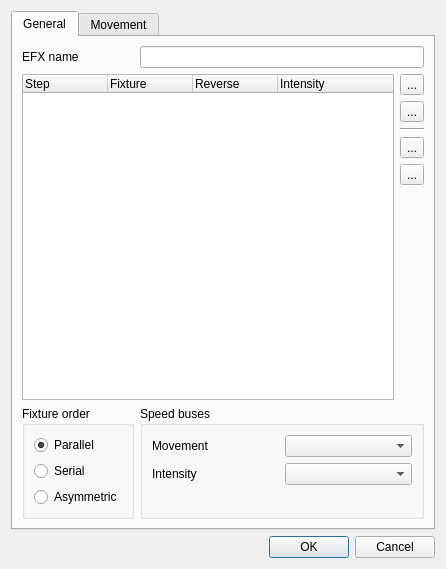
<?xml version="1.0" encoding="UTF-8"?>
<ui version="4.0">
 <class>EFXEditor</class>
 <widget class="QDialog" name="EFXEditor">
  <property name="geometry">
   <rect>
    <x>0</x>
    <y>0</y>
    <width>446</width>
    <height>569</height>
   </rect>
  </property>
  <property name="windowTitle">
   <string>EFX Editor</string>
  </property>
  <layout class="QVBoxLayout" name="verticalLayout">
   <item>
    <widget class="QTabWidget" name="m_tab">
     <property name="toolTip">
      <string/>
     </property>
     <property name="currentIndex">
      <number>0</number>
     </property>
     <widget class="QWidget" name="General">
      <attribute name="title">
       <string>General</string>
      </attribute>
      <layout class="QGridLayout" name="gridLayout_2">
       <item row="0" column="0">
        <widget class="QLabel" name="m_nameLabel">
         <property name="sizePolicy">
          <sizepolicy hsizetype="Maximum" vsizetype="Preferred">
           <horstretch>0</horstretch>
           <verstretch>0</verstretch>
          </sizepolicy>
         </property>
         <property name="text">
          <string>EFX name</string>
         </property>
        </widget>
       </item>
       <item row="0" column="1" colspan="3">
        <widget class="QLineEdit" name="m_nameEdit">
         <property name="toolTip">
          <string>The name of the function being edited</string>
         </property>
        </widget>
       </item>
       <item row="1" column="0" rowspan="6" colspan="3">
        <widget class="QTreeWidget" name="m_tree">
         <property name="sizePolicy">
          <sizepolicy hsizetype="Expanding" vsizetype="Expanding">
           <horstretch>0</horstretch>
           <verstretch>1</verstretch>
          </sizepolicy>
         </property>
         <property name="alternatingRowColors">
          <bool>true</bool>
         </property>
         <property name="rootIsDecorated">
          <bool>false</bool>
         </property>
         <property name="itemsExpandable">
          <bool>false</bool>
         </property>
         <property name="allColumnsShowFocus">
          <bool>true</bool>
         </property>
         <attribute name="headerDefaultSectionSize">
          <number>85</number>
         </attribute>
         <column>
          <property name="text">
           <string>Step</string>
          </property>
         </column>
         <column>
          <property name="text">
           <string>Fixture</string>
          </property>
         </column>
         <column>
          <property name="text">
           <string>Reverse</string>
          </property>
         </column>
         <column>
          <property name="text">
           <string>Intensity</string>
          </property>
         </column>
        </widget>
       </item>
       <item row="1" column="3">
        <widget class="QToolButton" name="m_addFixtureButton">
         <property name="text">
          <string notr="true">...</string>
         </property>
         <property name="icon">
          <iconset resource="qlcui.qrc">
           <normaloff>:/edit_add.png</normaloff>:/edit_add.png</iconset>
         </property>
         <property name="iconSize">
          <size>
           <width>26</width>
           <height>26</height>
          </size>
         </property>
        </widget>
       </item>
       <item row="2" column="3">
        <widget class="QToolButton" name="m_removeFixtureButton">
         <property name="text">
          <string notr="true">...</string>
         </property>
         <property name="icon">
          <iconset resource="qlcui.qrc">
           <normaloff>:/edit_remove.png</normaloff>:/edit_remove.png</iconset>
         </property>
         <property name="iconSize">
          <size>
           <width>26</width>
           <height>26</height>
          </size>
         </property>
        </widget>
       </item>
       <item row="3" column="3">
        <widget class="Line" name="line">
         <property name="orientation">
          <enum>Qt::Horizontal</enum>
         </property>
        </widget>
       </item>
       <item row="4" column="3">
        <widget class="QToolButton" name="m_raiseFixtureButton">
         <property name="text">
          <string notr="true">...</string>
         </property>
         <property name="icon">
          <iconset resource="qlcui.qrc">
           <normaloff>:/up.png</normaloff>:/up.png</iconset>
         </property>
         <property name="iconSize">
          <size>
           <width>26</width>
           <height>26</height>
          </size>
         </property>
        </widget>
       </item>
       <item row="5" column="3">
        <widget class="QToolButton" name="m_lowerFixtureButton">
         <property name="text">
          <string notr="true">...</string>
         </property>
         <property name="icon">
          <iconset resource="qlcui.qrc">
           <normaloff>:/down.png</normaloff>:/down.png</iconset>
         </property>
         <property name="iconSize">
          <size>
           <width>26</width>
           <height>26</height>
          </size>
         </property>
        </widget>
       </item>
       <item row="6" column="3">
        <spacer name="verticalSpacer">
         <property name="orientation">
          <enum>Qt::Vertical</enum>
         </property>
         <property name="sizeHint" stdset="0">
          <size>
           <width>0</width>
           <height>0</height>
          </size>
         </property>
        </spacer>
       </item>
       <item row="7" column="0">
        <widget class="QGroupBox" name="m_orderGroup">
         <property name="title">
          <string>Fixture order</string>
         </property>
         <layout class="QVBoxLayout" name="verticalLayout_5">
          <item>
           <widget class="QRadioButton" name="m_parallelRadio">
            <property name="toolTip">
             <string>All fixtures move in parallel</string>
            </property>
            <property name="text">
             <string>Parallel</string>
            </property>
            <property name="checked">
             <bool>true</bool>
            </property>
           </widget>
          </item>
          <item>
           <widget class="QRadioButton" name="m_serialRadio">
            <property name="toolTip">
             <string>The pattern propagates to each fixture in a sequential order</string>
            </property>
            <property name="text">
             <string>Serial</string>
            </property>
           </widget>
          </item>
          <item>
           <widget class="QRadioButton" name="m_asymmetricRadio">
            <property name="toolTip">
             <string>Each fixture starts moving immediately with an offset</string>
            </property>
            <property name="text">
             <string>Asymmetric</string>
            </property>
           </widget>
          </item>
         </layout>
        </widget>
       </item>
       <item row="7" column="1" colspan="3">
        <widget class="QGroupBox" name="m_busGroup">
         <property name="title">
          <string>Speed buses</string>
         </property>
         <layout class="QGridLayout" name="gridLayout_4">
          <item row="0" column="0">
           <widget class="QLabel" name="label">
            <property name="text">
             <string>Movement</string>
            </property>
           </widget>
          </item>
          <item row="0" column="1">
           <widget class="QComboBox" name="m_movementBusCombo">
            <property name="toolTip">
             <string>Bus that controls the speed of the pattern</string>
            </property>
           </widget>
          </item>
          <item row="1" column="0">
           <widget class="QLabel" name="label_2">
            <property name="text">
             <string>Intensity</string>
            </property>
           </widget>
          </item>
          <item row="1" column="1">
           <widget class="QComboBox" name="m_fadeBusCombo"/>
          </item>
          <item row="2" column="0" colspan="2">
           <widget class="QLabel" name="label_3">
            <property name="text">
             <string/>
            </property>
            <property name="scaledContents">
             <bool>false</bool>
            </property>
           </widget>
          </item>
         </layout>
        </widget>
       </item>
      </layout>
     </widget>
     <widget class="QWidget" name="Movement">
      <attribute name="title">
       <string>Movement</string>
      </attribute>
      <layout class="QGridLayout" name="gridLayout_3">
       <item row="0" column="0" rowspan="2" colspan="2">
        <widget class="QFrame" name="m_previewFrame">
         <property name="sizePolicy">
          <sizepolicy hsizetype="Fixed" vsizetype="Fixed">
           <horstretch>0</horstretch>
           <verstretch>0</verstretch>
          </sizepolicy>
         </property>
         <property name="minimumSize">
          <size>
           <width>255</width>
           <height>255</height>
          </size>
         </property>
         <property name="maximumSize">
          <size>
           <width>255</width>
           <height>255</height>
          </size>
         </property>
         <property name="frameShape">
          <enum>QFrame::StyledPanel</enum>
         </property>
         <property name="frameShadow">
          <enum>QFrame::Sunken</enum>
         </property>
        </widget>
       </item>
       <item row="0" column="2">
        <widget class="QGroupBox" name="m_algorithmGroup">
         <property name="sizePolicy">
          <sizepolicy hsizetype="Preferred" vsizetype="Maximum">
           <horstretch>0</horstretch>
           <verstretch>0</verstretch>
          </sizepolicy>
         </property>
         <property name="title">
          <string>Pattern</string>
         </property>
         <layout class="QVBoxLayout" name="verticalLayout_3">
          <item>
           <widget class="QComboBox" name="m_algorithmCombo">
            <property name="toolTip">
             <string>Pattern for moving the mirror/head</string>
            </property>
           </widget>
          </item>
          <item>
           <spacer name="verticalSpacer_5">
            <property name="orientation">
             <enum>Qt::Vertical</enum>
            </property>
            <property name="sizeType">
             <enum>QSizePolicy::Maximum</enum>
            </property>
            <property name="sizeHint" stdset="0">
             <size>
              <width>20</width>
              <height>40</height>
             </size>
            </property>
           </spacer>
          </item>
         </layout>
        </widget>
       </item>
       <item row="1" column="2" rowspan="2">
        <widget class="QGroupBox" name="m_parametersGroup">
         <property name="title">
          <string>Parameters</string>
         </property>
         <layout class="QGridLayout" name="gridLayout">
          <item row="0" column="0">
           <widget class="QLabel" name="m_widthLabel">
            <property name="text">
             <string>Width</string>
            </property>
           </widget>
          </item>
          <item row="0" column="1">
           <widget class="QSpinBox" name="m_widthSpin">
            <property name="toolTip">
             <string>Value width of the pattern</string>
            </property>
            <property name="maximum">
             <number>127</number>
            </property>
            <property name="value">
             <number>127</number>
            </property>
           </widget>
          </item>
          <item row="1" column="0">
           <widget class="QLabel" name="m_heightLabel">
            <property name="text">
             <string>Height</string>
            </property>
           </widget>
          </item>
          <item row="1" column="1">
           <widget class="QSpinBox" name="m_heightSpin">
            <property name="toolTip">
             <string>Value height of the pattern</string>
            </property>
            <property name="maximum">
             <number>127</number>
            </property>
            <property name="value">
             <number>127</number>
            </property>
           </widget>
          </item>
          <item row="2" column="0">
           <widget class="QLabel" name="m_xOffsetLabel">
            <property name="text">
             <string>X offset</string>
            </property>
           </widget>
          </item>
          <item row="2" column="1">
           <widget class="QSpinBox" name="m_xOffsetSpin">
            <property name="toolTip">
             <string>Pattern's center point on the X axis</string>
            </property>
            <property name="maximum">
             <number>255</number>
            </property>
            <property name="value">
             <number>127</number>
            </property>
           </widget>
          </item>
          <item row="3" column="0">
           <widget class="QLabel" name="m_yOffsetLabel">
            <property name="text">
             <string>Y offset</string>
            </property>
           </widget>
          </item>
          <item row="3" column="1">
           <widget class="QSpinBox" name="m_yOffsetSpin">
            <property name="toolTip">
             <string>Pattern's center point on the Y axis</string>
            </property>
            <property name="maximum">
             <number>255</number>
            </property>
            <property name="value">
             <number>127</number>
            </property>
           </widget>
          </item>
          <item row="4" column="0">
           <widget class="QLabel" name="m_rotationLabel">
            <property name="text">
             <string>Rotation</string>
            </property>
           </widget>
          </item>
          <item row="4" column="1">
           <widget class="QSpinBox" name="m_rotationSpin">
            <property name="toolTip">
             <string>Rotation of the pattern's starting point</string>
            </property>
            <property name="maximum">
             <number>359</number>
            </property>
           </widget>
          </item>
          <item row="7" column="0">
           <widget class="QLabel" name="m_xFrequencyLabel">
            <property name="enabled">
             <bool>false</bool>
            </property>
            <property name="text">
             <string>X frequency</string>
            </property>
           </widget>
          </item>
          <item row="7" column="1">
           <widget class="QSpinBox" name="m_xFrequencySpin">
            <property name="enabled">
             <bool>false</bool>
            </property>
            <property name="toolTip">
             <string>Lissajous pattern's X frequency</string>
            </property>
            <property name="maximum">
             <number>5</number>
            </property>
            <property name="value">
             <number>2</number>
            </property>
           </widget>
          </item>
          <item row="8" column="0">
           <widget class="QLabel" name="m_yFrequencyLabel">
            <property name="enabled">
             <bool>false</bool>
            </property>
            <property name="text">
             <string>Y frequency</string>
            </property>
           </widget>
          </item>
          <item row="8" column="1">
           <widget class="QSpinBox" name="m_yFrequencySpin">
            <property name="enabled">
             <bool>false</bool>
            </property>
            <property name="toolTip">
             <string>Lissajous pattern's Y frequency</string>
            </property>
            <property name="maximum">
             <number>5</number>
            </property>
            <property name="value">
             <number>1</number>
            </property>
           </widget>
          </item>
          <item row="9" column="0">
           <widget class="QLabel" name="m_xPhaseLabel">
            <property name="enabled">
             <bool>false</bool>
            </property>
            <property name="text">
             <string>X phase</string>
            </property>
           </widget>
          </item>
          <item row="9" column="1">
           <widget class="QSpinBox" name="m_xPhaseSpin">
            <property name="enabled">
             <bool>false</bool>
            </property>
            <property name="toolTip">
             <string>Lissajous pattern's X phase</string>
            </property>
            <property name="maximum">
             <number>360</number>
            </property>
            <property name="value">
             <number>90</number>
            </property>
           </widget>
          </item>
          <item row="10" column="0">
           <widget class="QLabel" name="m_yPhaseLabel">
            <property name="enabled">
             <bool>false</bool>
            </property>
            <property name="text">
             <string>Y phase</string>
            </property>
           </widget>
          </item>
          <item row="10" column="1">
           <widget class="QSpinBox" name="m_yPhaseSpin">
            <property name="enabled">
             <bool>false</bool>
            </property>
            <property name="toolTip">
             <string>Lissajous pattern's Y phase</string>
            </property>
            <property name="maximum">
             <number>360</number>
            </property>
            <property name="value">
             <number>90</number>
            </property>
           </widget>
          </item>
          <item row="5" column="0" colspan="2">
           <widget class="Line" name="line_2">
            <property name="orientation">
             <enum>Qt::Horizontal</enum>
            </property>
           </widget>
          </item>
          <item row="11" column="0" colspan="2">
           <spacer>
            <property name="orientation">
             <enum>Qt::Vertical</enum>
            </property>
            <property name="sizeHint" stdset="0">
             <size>
              <width>20</width>
              <height>16</height>
             </size>
            </property>
           </spacer>
          </item>
         </layout>
        </widget>
       </item>
       <item row="2" column="0">
        <widget class="QGroupBox" name="m_directionGroup">
         <property name="title">
          <string>Direction</string>
         </property>
         <layout class="QVBoxLayout" name="verticalLayout_2">
          <item>
           <widget class="QRadioButton" name="m_forward">
            <property name="toolTip">
             <string>Run the pattern forwards</string>
            </property>
            <property name="text">
             <string>Forward</string>
            </property>
            <property name="checked">
             <bool>true</bool>
            </property>
           </widget>
          </item>
          <item>
           <widget class="QRadioButton" name="m_backward">
            <property name="toolTip">
             <string>Run the pattern backwards</string>
            </property>
            <property name="text">
             <string>Backward</string>
            </property>
           </widget>
          </item>
          <item>
           <spacer name="verticalSpacer_2">
            <property name="orientation">
             <enum>Qt::Vertical</enum>
            </property>
            <property name="sizeHint" stdset="0">
             <size>
              <width>20</width>
              <height>38</height>
             </size>
            </property>
           </spacer>
          </item>
         </layout>
        </widget>
       </item>
       <item row="2" column="1">
        <widget class="QGroupBox" name="m_runOrderGroup">
         <property name="title">
          <string>Run order</string>
         </property>
         <layout class="QVBoxLayout" name="_2">
          <item>
           <widget class="QRadioButton" name="m_loop">
            <property name="toolTip">
             <string>Run through over and over again</string>
            </property>
            <property name="text">
             <string>Loop</string>
            </property>
            <property name="checked">
             <bool>true</bool>
            </property>
           </widget>
          </item>
          <item>
           <widget class="QRadioButton" name="m_singleShot">
            <property name="toolTip">
             <string>Run through once and stop</string>
            </property>
            <property name="text">
             <string>Single shot</string>
            </property>
           </widget>
          </item>
          <item>
           <widget class="QRadioButton" name="m_pingPong">
            <property name="toolTip">
             <string>First run forwards, then backwards, again forwards, etc...</string>
            </property>
            <property name="text">
             <string>Ping pong</string>
            </property>
           </widget>
          </item>
          <item>
           <spacer name="verticalSpacer_3">
            <property name="orientation">
             <enum>Qt::Vertical</enum>
            </property>
            <property name="sizeHint" stdset="0">
             <size>
              <width>20</width>
              <height>40</height>
             </size>
            </property>
           </spacer>
          </item>
         </layout>
        </widget>
       </item>
      </layout>
     </widget>
    </widget>
   </item>
   <item>
    <widget class="QDialogButtonBox" name="buttonBox">
     <property name="orientation">
      <enum>Qt::Horizontal</enum>
     </property>
     <property name="standardButtons">
      <set>QDialogButtonBox::Cancel|QDialogButtonBox::Ok</set>
     </property>
    </widget>
   </item>
  </layout>
 </widget>
 <resources>
  <include location="qlcui.qrc"/>
 </resources>
 <connections>
  <connection>
   <sender>buttonBox</sender>
   <signal>accepted()</signal>
   <receiver>EFXEditor</receiver>
   <slot>accept()</slot>
   <hints>
    <hint type="sourcelabel">
     <x>254</x>
     <y>574</y>
    </hint>
    <hint type="destinationlabel">
     <x>157</x>
     <y>274</y>
    </hint>
   </hints>
  </connection>
  <connection>
   <sender>buttonBox</sender>
   <signal>rejected()</signal>
   <receiver>EFXEditor</receiver>
   <slot>reject()</slot>
   <hints>
    <hint type="sourcelabel">
     <x>322</x>
     <y>574</y>
    </hint>
    <hint type="destinationlabel">
     <x>286</x>
     <y>274</y>
    </hint>
   </hints>
  </connection>
 </connections>
</ui>
